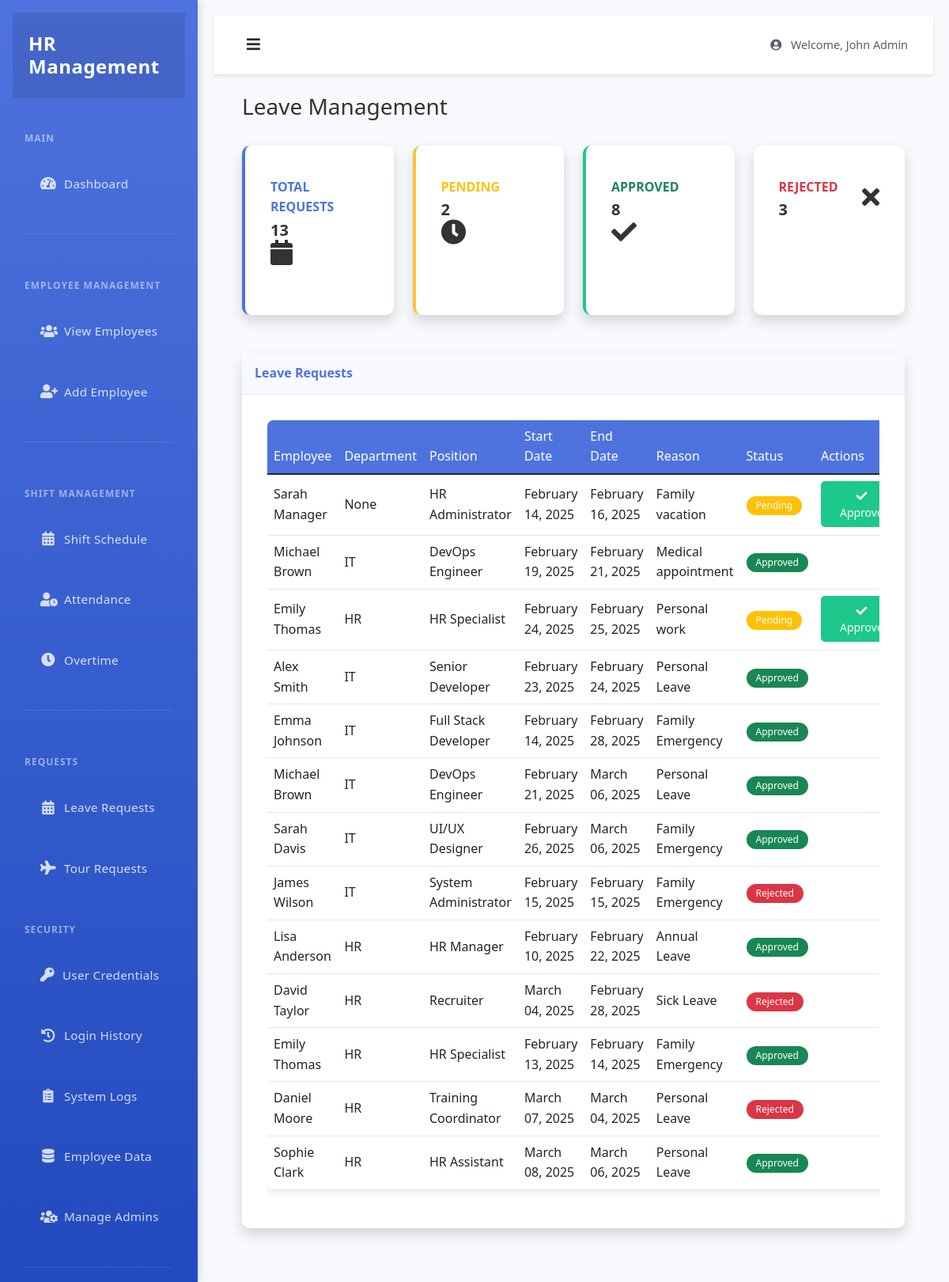
The app's page /admin/leaves (signed in) with its own data.
### tables this page shows
CREATE TABLE leave_requests (
    id INTEGER PRIMARY KEY AUTOINCREMENT,
    user_id INTEGER NOT NULL,
    start_date TEXT NOT NULL,
    end_date TEXT NOT NULL,
    reason TEXT NOT NULL,
    status TEXT DEFAULT 'pending',
    created_at TIMESTAMP DEFAULT CURRENT_TIMESTAMP,
    updated_at TIMESTAMP DEFAULT CURRENT_TIMESTAMP,
    FOREIGN KEY (user_id) REFERENCES users (id)
);

CREATE TABLE users (
    id INTEGER PRIMARY KEY AUTOINCREMENT,
    first_name TEXT NOT NULL,
    last_name TEXT NOT NULL,
    email TEXT UNIQUE NOT NULL,
    phone TEXT,
    username TEXT UNIQUE,
    password_hash TEXT NOT NULL,
    role TEXT NOT NULL,
    position TEXT,
    department TEXT,
    salary REAL,
    duration INTEGER,
    join_date TEXT,
    profile_pic TEXT,
    status TEXT DEFAULT 'active',
    created_at TIMESTAMP DEFAULT CURRENT_TIMESTAMP
);

### app.py (the view)
@app.route('/admin/leaves')
@admin_required
def manage_leaves():
    db = get_db()
    cursor = db.cursor()
    cursor.execute('''
        SELECT lr.*,
               u.first_name,
               u.last_name,
               u.department,
               u.position
        FROM leave_requests lr
        JOIN users u ON lr.user_id = u.id
        ORDER BY lr.created_at DESC
    ''')
    leave_requests = cursor.fetchall()
    cursor.execute('''
        SELECT
            COUNT(*) as total,
            SUM(CASE WHEN status = 'pending' THEN 1 ELSE 0 END) as pending,
            SUM(CASE WHEN status = 'approved' THEN 1 ELSE 0 END) as approved,
            SUM(CASE WHEN status = 'rejected' THEN 1 ELSE 0 END) as rejected
        FROM leave_requests
    ''')
    stats = cursor.fetchone()
    return render_template('admin/leaves.html',
                         leave_requests=leave_requests,
                         stats=stats)

### app.py (called while the page is built)
def get_db():
    if not hasattr(g, 'sqlite_db'):
        g.sqlite_db = sqlite3.connect(app.config['DATABASE'])
        g.sqlite_db.row_factory = sqlite3.Row
    return g.sqlite_db

def admin_required(f):
    @wraps(f)
    def decorated_function(*args, **kwargs):
        if 'is_admin' not in session or not session['is_admin']:
            flash('Admin access required')
            return redirect(url_for('login'))
        return f(*args, **kwargs)
    return decorated_function

@app.template_filter('format_date')
def format_date(date_str):
    if not date_str:
        return ''
    try:
        date_obj = datetime.strptime(date_str, '%Y-%m-%d')
        return date_obj.strftime('%B %d, %Y')  # Example: January 08, 2025
    except:
        return date_str

### templates/admin/leaves.html (shortened to what this page needs)
{% extends "admin/base.html" %}
{% block content %}
<div class="container-fluid">
    <div class="d-flex justify-content-between align-items-center mb-4">
        <h1 class="h3">Leave Management</h1>
    </div>
    <div class="row mb-4">
        <div class="col-xl-3 col-md-6 mb-4">
            <div class="card border-left-primary shadow h-100 py-2">
                <div class="card-body">
                    <div class="row no-gutters align-items-center">
                        <div class="col mr-2">
                            <div class="text-xs font-weight-bold text-primary text-uppercase mb-1">
                                Total Requests</div>
                            <div class="h5 mb-0 font-weight-bold text-gray-800">{{ stats.total }}</div>
                        </div>
                        <div class="col-auto">
                            <i class="fas fa-calendar fa-2x text-gray-300"></i>
                        </div>
                    </div>
                </div>
            </div>
        </div>
        <div class="col-xl-3 col-md-6 mb-4">
            <div class="card border-left-warning shadow h-100 py-2">
                <div class="card-body">
                    <div class="row no-gutters align-items-center">
                        <div class="col mr-2">
                            <div class="text-xs font-weight-bold text-warning text-uppercase mb-1">
                                Pending</div>
                            <div class="h5 mb-0 font-weight-bold text-gray-800">{{ stats.pending }}</div>
                        </div>
                        <div class="col-auto">
                            <i class="fas fa-clock fa-2x text-gray-300"></i>
                        </div>
                    </div>
                </div>
            </div>
        </div>
        <div class="col-xl-3 col-md-6 mb-4">
            <div class="card border-left-success shadow h-100 py-2">
                <div class="card-body">
                    <div class="row no-gutters align-items-center">
                        <div class="col mr-2">
                            <div class="text-xs font-weight-bold text-success text-uppercase mb-1">
                                Approved</div>
                            <div class="h5 mb-0 font-weight-bold text-gray-800">{{ stats.approved }}</div>
                        </div>
                        <div class="col-auto">
                            <i class="fas fa-check fa-2x text-gray-300"></i>
                        </div>
                    </div>
                </div>
            </div>
        </div>
        <div class="col-xl-3 col-md-6 mb-4">
            <div class="card border-left-danger shadow h-100 py-2">
                <div class="card-body">
                    <div class="row no-gutters align-items-center">
                        <div class="col mr-2">
                            <div class="text-xs font-weight-bold text-danger text-uppercase mb-1">
                                Rejected</div>
                            <div class="h5 mb-0 font-weight-bold text-gray-800">{{ stats.rejected }}</div>
                        </div>
                        <div class="col-auto">
                            <i class="fas fa-times fa-2x text-gray-300"></i>
                        </div>
                    </div>
                </div>
            </div>
        </div>
    </div>
    <div class="card shadow mb-4">
        <div class="card-header py-3">
            <h6 class="m-0 font-weight-bold text-primary">Leave Requests</h6>
        </div>
        <div class="card-body">
            <div class="table-responsive">
                <table class="table table-hover">
                    <thead>
                        <tr>
                            <th>Employee</th>
                            <th>Department</th>
                            <th>Position</th>
                            <th>Start Date</th>
                            <th>End Date</th>
                            <th>Reason</th>
                            <th>Status</th>
                            <th>Actions</th>
                        </tr>
                    </thead>
                    <tbody>
                        {% for leave in leave_requests %}
                        <tr>
                            <td>{{ leave.first_name }} {{ leave.last_name }}</td>
                            <td>{{ leave.department }}</td>
                            <td>{{ leave.position }}</td>
                            <td>{{ leave.start_date|format_date }}</td>
                            <td>{{ leave.end_date|format_date }}</td>
                            <td>{{ leave.reason }}</td>
                            <td>
                                <span class="badge bg-{{ 'success' if leave.status == 'approved'
                                    else 'danger' if leave.status == 'rejected'
                                    else 'warning' }}">
                                    {{ leave.status|title }}
                                </span>
                            </td>
                            <td>
                                {% if leave.status == 'pending' %}
                                <div class="btn-group">
                                    <form action="{{ url_for('update_leave_status') }}" method="POST" class="d-inline">
                                        <button type="submit" class="btn btn-success btn-sm">
                                            <i class="fas fa-check"></i> Approve
                                        </button>
                                    </form>
                                </div>
                                {% endif %}
                            </td>
                        </tr>
                        {% else %}
                        <tr>
                            <td colspan="8" class="text-center">No leave requests found</td>
                        </tr>
                        {% endfor %}
                    </tbody>
                </table>
            </div>
        </div>
    </div>
</div>
{% endblock %}

### static/style.css (style rules this page uses)
* { margin: 0; padding: 0; box-sizing: border-box; }
body { font-family: 'Segoe UI', Tahoma, Geneva, Verdana, sans-serif; line-height: 1.6; background-color: #f8f9fa; color: #333; min-height: 100vh; display: flex; flex-direction: column; }
.card { background: white; border-radius: 10px; box-shadow: 0 2px 15px rgba(0, 0, 0, 0.1); transition: transform 0.2s, box-shadow 0.2s; margin-bottom: 20px; border: none; }
.card-body { padding: 2rem; }
.btn { padding: 0.5rem 1.5rem; border-radius: 5px; transition: all 0.3s; font-weight: 500; }
.btn-success { background-color: #1cc88a; border: none; }
.border-left-primary { border-left-color: #4e73df; }
.border-left-success { border-left-color: #1cc88a; }
.border-left-warning { border-left-color: #f6c23e; }
.table { background: white; border-radius: 8px; overflow: hidden; box-shadow: 0 2px 10px rgba(0, 0, 0, 0.1); }
.table th { background-color: #4e73df; color: white; font-weight: 500; border: none; }
.table td { vertical-align: middle; border-color: #e3e6f0; }
.badge { padding: 0.5em 1em; font-weight: 500; border-radius: 30px; }
.card { margin-bottom: 20px; }
.border-left-primary { border-left: 4px solid #4e73df; }
.border-left-success { border-left: 4px solid #1cc88a; }
.border-left-warning { border-left: 4px solid #f6c23e; }
.card-header { background-color: #f8f9fc; border-bottom: 1px solid #e3e6f0; }
.font-weight-bold { font-weight: 700 !important; }
.text-primary { color: #4e73df !important; }

### records on screen
leave_requests: first_name "Sarah", last_name "Manager", department "None", position "HR Administrator", start_date "February 14, 2025", end_date "February 16, 2025", reason "Family vacation", status "Pending"
leave_requests: first_name "Michael", last_name "Brown", department "IT", position "DevOps Engineer", start_date "February 19, 2025", end_date "February 21, 2025", reason "Medical appointment", status "Approved"
leave_requests: first_name "Emily", last_name "Thomas", department "HR", position "HR Specialist", start_date "February 24, 2025", end_date "February 25, 2025", reason "Personal work", status "Pending"
leave_requests: first_name "Alex", last_name "Smith", department "IT", position "Senior Developer", start_date "February 23, 2025", end_date "February 24, 2025", reason "Personal Leave", status "Approved"
leave_requests: first_name "Emma", last_name "Johnson", department "IT", position "Full Stack Developer", start_date "February 14, 2025", end_date "February 28, 2025", reason "Family Emergency", status "Approved"
leave_requests: first_name "Michael", last_name "Brown", department "IT", position "DevOps Engineer", start_date "February 21, 2025", end_date "March 06, 2025", reason "Personal Leave", status "Approved"
leave_requests: first_name "Sarah", last_name "Davis", department "IT", position "UI/UX Designer", start_date "February 26, 2025", end_date "March 06, 2025", reason "Family Emergency", status "Approved"
leave_requests: first_name "James", last_name "Wilson", department "IT", position "System Administrator", start_date "February 15, 2025", end_date "February 15, 2025", reason "Family Emergency", status "Rejected"
leave_requests: first_name "Lisa", last_name "Anderson", department "HR", position "HR Manager", start_date "February 10, 2025", end_date "February 22, 2025", reason "Annual Leave", status "Approved"
leave_requests: first_name "David", last_name "Taylor", department "HR", position "Recruiter", start_date "March 04, 2025", end_date "February 28, 2025", reason "Sick Leave", status "Rejected"
leave_requests: first_name "Emily", last_name "Thomas", department "HR", position "HR Specialist", start_date "February 13, 2025", end_date "February 14, 2025", reason "Family Emergency", status "Approved"
leave_requests: first_name "Daniel", last_name "Moore", department "HR", position "Training Coordinator", start_date "March 07, 2025", end_date "March 04, 2025", reason "Personal Leave", status "Rejected"
leave_requests: first_name "Sophie", last_name "Clark", department "HR", position "HR Assistant", start_date "March 08, 2025", end_date "March 06, 2025", reason "Personal Leave", status "Approved"

### other values on screen
{{ session.get('username') }} "John Admin"
{{ stats.total }} "13"
{{ stats.pending }} "2"
{{ stats.approved }} "8"
{{ stats.rejected }} "3"
